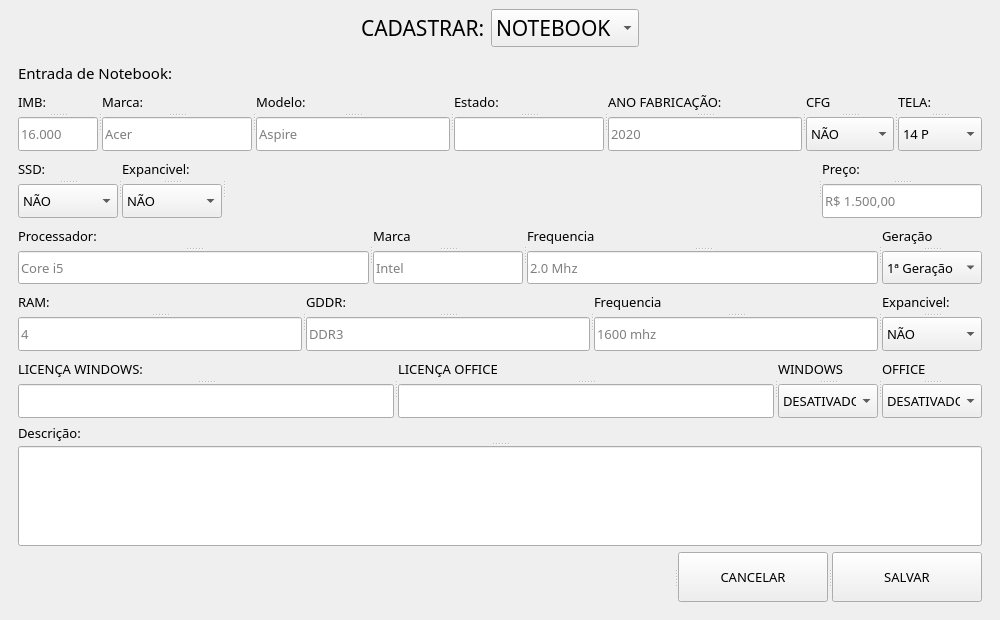
<?xml version="1.0" encoding="UTF-8"?>
<ui version="4.0">
 <class>MainWindow</class>
 <widget class="QMainWindow" name="MainWindow">
  <property name="geometry">
   <rect>
    <x>0</x>
    <y>0</y>
    <width>1000</width>
    <height>620</height>
   </rect>
  </property>
  <property name="minimumSize">
   <size>
    <width>800</width>
    <height>620</height>
   </size>
  </property>
  <property name="maximumSize">
   <size>
    <width>1000</width>
    <height>620</height>
   </size>
  </property>
  <property name="windowTitle">
   <string>MainWindow</string>
  </property>
  <property name="styleSheet">
   <string notr="true"/>
  </property>
  <widget class="QWidget" name="centralwidget">
   <layout class="QVBoxLayout" name="verticalLayout_2">
    <item>
     <layout class="QHBoxLayout" name="horizontalLayout">
      <item>
       <spacer name="horizontalSpacer">
        <property name="orientation">
         <enum>Qt::Horizontal</enum>
        </property>
        <property name="sizeHint" stdset="0">
         <size>
          <width>40</width>
          <height>20</height>
         </size>
        </property>
       </spacer>
      </item>
      <item>
       <widget class="QLabel" name="label">
        <property name="font">
         <font>
          <family>Asap</family>
          <pointsize>16</pointsize>
         </font>
        </property>
        <property name="text">
         <string>CADASTRAR:</string>
        </property>
       </widget>
      </item>
      <item>
       <widget class="QComboBox" name="comboBox">
        <property name="font">
         <font>
          <family>Asap</family>
          <pointsize>16</pointsize>
         </font>
        </property>
        <item>
         <property name="text">
          <string>NOTEBOOK</string>
         </property>
        </item>
        <item>
         <property name="text">
          <string>CELULAR</string>
         </property>
        </item>
        <item>
         <property name="text">
          <string>MOUSE</string>
         </property>
        </item>
        <item>
         <property name="text">
          <string>TECLADO</string>
         </property>
        </item>
        <item>
         <property name="text">
          <string>SSD</string>
         </property>
        </item>
        <item>
         <property name="text">
          <string>HD</string>
         </property>
        </item>
        <item>
         <property name="text">
          <string>MEMORIA</string>
         </property>
        </item>
        <item>
         <property name="text">
          <string>MOUSE PAD</string>
         </property>
        </item>
        <item>
         <property name="text">
          <string>OFFICE</string>
         </property>
        </item>
        <item>
         <property name="text">
          <string>WINDOWS</string>
         </property>
        </item>
        <item>
         <property name="text">
          <string>OUTROS</string>
         </property>
        </item>
       </widget>
      </item>
      <item>
       <spacer name="horizontalSpacer_2">
        <property name="orientation">
         <enum>Qt::Horizontal</enum>
        </property>
        <property name="sizeHint" stdset="0">
         <size>
          <width>40</width>
          <height>20</height>
         </size>
        </property>
       </spacer>
      </item>
     </layout>
    </item>
    <item>
     <widget class="QStackedWidget" name="stackedWidgetCadastro">
      <property name="cursor">
       <cursorShape>ArrowCursor</cursorShape>
      </property>
      <property name="styleSheet">
       <string notr="true"/>
      </property>
      <property name="currentIndex">
       <number>0</number>
      </property>
      <widget class="QWidget" name="pageNotebook">
       <layout class="QVBoxLayout" name="verticalLayout">
        <item>
         <widget class="QLabel" name="label_2">
          <property name="sizePolicy">
           <sizepolicy hsizetype="Preferred" vsizetype="Maximum">
            <horstretch>0</horstretch>
            <verstretch>0</verstretch>
           </sizepolicy>
          </property>
          <property name="font">
           <font>
            <family>Asap</family>
            <pointsize>11</pointsize>
           </font>
          </property>
          <property name="text">
           <string>Entrada de Notebook:</string>
          </property>
         </widget>
        </item>
        <item>
         <widget class="QSplitter" name="splitter_6">
          <property name="orientation">
           <enum>Qt::Horizontal</enum>
          </property>
          <widget class="QSplitter" name="splitter">
           <property name="orientation">
            <enum>Qt::Vertical</enum>
           </property>
           <widget class="QLabel" name="label_3">
            <property name="font">
             <font>
              <family>Asap</family>
              <pointsize>10</pointsize>
             </font>
            </property>
            <property name="text">
             <string>IMB:</string>
            </property>
           </widget>
           <widget class="QLineEdit" name="lineEditIMB">
            <property name="maximumSize">
             <size>
              <width>80</width>
              <height>16777215</height>
             </size>
            </property>
            <property name="font">
             <font>
              <family>Asap</family>
              <pointsize>10</pointsize>
             </font>
            </property>
            <property name="placeholderText">
             <string>16.000</string>
            </property>
           </widget>
          </widget>
          <widget class="QSplitter" name="splitter_2">
           <property name="orientation">
            <enum>Qt::Vertical</enum>
           </property>
           <widget class="QLabel" name="label_5">
            <property name="font">
             <font>
              <family>Asap</family>
              <pointsize>10</pointsize>
             </font>
            </property>
            <property name="text">
             <string>Marca:</string>
            </property>
           </widget>
           <widget class="QLineEdit" name="lineEditMARCA">
            <property name="sizePolicy">
             <sizepolicy hsizetype="Minimum" vsizetype="Fixed">
              <horstretch>5</horstretch>
              <verstretch>0</verstretch>
             </sizepolicy>
            </property>
            <property name="maximumSize">
             <size>
              <width>150</width>
              <height>16777215</height>
             </size>
            </property>
            <property name="font">
             <font>
              <family>Asap</family>
              <pointsize>10</pointsize>
             </font>
            </property>
            <property name="placeholderText">
             <string>Acer</string>
            </property>
           </widget>
          </widget>
          <widget class="QSplitter" name="splitter_3">
           <property name="orientation">
            <enum>Qt::Vertical</enum>
           </property>
           <widget class="QLabel" name="label_4">
            <property name="font">
             <font>
              <family>Asap</family>
              <pointsize>10</pointsize>
             </font>
            </property>
            <property name="text">
             <string>Modelo:</string>
            </property>
           </widget>
           <widget class="QLineEdit" name="lineEditMODELO">
            <property name="font">
             <font>
              <family>Asap</family>
              <pointsize>10</pointsize>
             </font>
            </property>
            <property name="placeholderText">
             <string>Aspire</string>
            </property>
           </widget>
          </widget>
          <widget class="QSplitter" name="splitter_4">
           <property name="orientation">
            <enum>Qt::Vertical</enum>
           </property>
           <widget class="QLabel" name="label_12">
            <property name="font">
             <font>
              <family>Asap</family>
              <pointsize>10</pointsize>
             </font>
            </property>
            <property name="text">
             <string>Estado:</string>
            </property>
           </widget>
           <widget class="QLineEdit" name="lineEditESTADO">
            <property name="sizePolicy">
             <sizepolicy hsizetype="Maximum" vsizetype="Fixed">
              <horstretch>0</horstretch>
              <verstretch>0</verstretch>
             </sizepolicy>
            </property>
            <property name="maximumSize">
             <size>
              <width>150</width>
              <height>16777215</height>
             </size>
            </property>
            <property name="font">
             <font>
              <family>Asap</family>
              <pointsize>10</pointsize>
             </font>
            </property>
           </widget>
          </widget>
          <widget class="QSplitter" name="splitter_37">
           <property name="orientation">
            <enum>Qt::Vertical</enum>
           </property>
           <widget class="QLabel" name="label_32">
            <property name="font">
             <font>
              <family>Asap</family>
              <pointsize>10</pointsize>
             </font>
            </property>
            <property name="text">
             <string>ANO FABRICAÇÃO:</string>
            </property>
           </widget>
           <widget class="QLineEdit" name="lineEditANOFABRICACAO">
            <property name="font">
             <font>
              <family>Asap</family>
              <pointsize>10</pointsize>
             </font>
            </property>
            <property name="placeholderText">
             <string>2020</string>
            </property>
           </widget>
          </widget>
          <widget class="QSplitter" name="splitter_5">
           <property name="orientation">
            <enum>Qt::Vertical</enum>
           </property>
           <widget class="QLabel" name="label_13">
            <property name="font">
             <font>
              <family>Asap</family>
              <pointsize>10</pointsize>
             </font>
            </property>
            <property name="text">
             <string>CFG</string>
            </property>
           </widget>
           <widget class="QComboBox" name="comboBox_2">
            <property name="maximumSize">
             <size>
              <width>100</width>
              <height>16777215</height>
             </size>
            </property>
            <property name="font">
             <font>
              <family>Asap</family>
              <pointsize>10</pointsize>
             </font>
            </property>
            <property name="cursor">
             <cursorShape>PointingHandCursor</cursorShape>
            </property>
            <item>
             <property name="text">
              <string>NÃO</string>
             </property>
            </item>
            <item>
             <property name="text">
              <string>SIM</string>
             </property>
            </item>
           </widget>
          </widget>
          <widget class="QSplitter" name="splitter_35">
           <property name="orientation">
            <enum>Qt::Vertical</enum>
           </property>
           <widget class="QLabel" name="label_30">
            <property name="font">
             <font>
              <family>Asap</family>
              <pointsize>10</pointsize>
             </font>
            </property>
            <property name="text">
             <string>TELA:</string>
            </property>
           </widget>
           <widget class="QComboBox" name="comboBox_12">
            <property name="maximumSize">
             <size>
              <width>100</width>
              <height>16777215</height>
             </size>
            </property>
            <property name="font">
             <font>
              <family>Asap</family>
              <pointsize>10</pointsize>
             </font>
            </property>
            <property name="cursor">
             <cursorShape>PointingHandCursor</cursorShape>
            </property>
            <item>
             <property name="text">
              <string>14 P </string>
             </property>
            </item>
            <item>
             <property name="text">
              <string>15 P</string>
             </property>
            </item>
            <item>
             <property name="text">
              <string>16 P</string>
             </property>
            </item>
            <item>
             <property name="text">
              <string>17 P</string>
             </property>
            </item>
            <item>
             <property name="text">
              <string>18 P</string>
             </property>
            </item>
           </widget>
          </widget>
         </widget>
        </item>
        <item>
         <widget class="QSplitter" name="splitter_20">
          <property name="orientation">
           <enum>Qt::Horizontal</enum>
          </property>
          <widget class="QSplitter" name="splitter_18">
           <property name="orientation">
            <enum>Qt::Vertical</enum>
           </property>
           <widget class="QLabel" name="label_28">
            <property name="font">
             <font>
              <family>Asap</family>
              <pointsize>10</pointsize>
             </font>
            </property>
            <property name="text">
             <string>SSD:</string>
            </property>
           </widget>
           <widget class="QComboBox" name="comboBox_10SSD">
            <property name="maximumSize">
             <size>
              <width>100</width>
              <height>16777215</height>
             </size>
            </property>
            <property name="font">
             <font>
              <family>Asap</family>
              <pointsize>10</pointsize>
             </font>
            </property>
            <property name="cursor">
             <cursorShape>PointingHandCursor</cursorShape>
            </property>
            <item>
             <property name="text">
              <string>NÃO</string>
             </property>
            </item>
            <item>
             <property name="text">
              <string>SIM</string>
             </property>
            </item>
           </widget>
          </widget>
          <widget class="QSplitter" name="splitter_34">
           <property name="orientation">
            <enum>Qt::Vertical</enum>
           </property>
           <widget class="QLabel" name="label_29">
            <property name="font">
             <font>
              <family>Asap</family>
              <pointsize>10</pointsize>
             </font>
            </property>
            <property name="text">
             <string>Expancivel:</string>
            </property>
           </widget>
           <widget class="QComboBox" name="comboBox_11">
            <property name="maximumSize">
             <size>
              <width>100</width>
              <height>16777215</height>
             </size>
            </property>
            <property name="font">
             <font>
              <family>Asap</family>
              <pointsize>10</pointsize>
             </font>
            </property>
            <property name="cursor">
             <cursorShape>PointingHandCursor</cursorShape>
            </property>
            <item>
             <property name="text">
              <string>NÃO</string>
             </property>
            </item>
            <item>
             <property name="text">
              <string>SIM</string>
             </property>
            </item>
           </widget>
          </widget>
          <widget class="QLabel" name="label_14">
           <property name="text">
            <string/>
           </property>
          </widget>
          <widget class="QSplitter" name="splitter_17">
           <property name="orientation">
            <enum>Qt::Vertical</enum>
           </property>
           <widget class="QLabel" name="label_10">
            <property name="font">
             <font>
              <family>Asap</family>
              <pointsize>10</pointsize>
             </font>
            </property>
            <property name="text">
             <string>Preço:</string>
            </property>
           </widget>
           <widget class="QLineEdit" name="lineEdit">
            <property name="maximumSize">
             <size>
              <width>160</width>
              <height>16777215</height>
             </size>
            </property>
            <property name="font">
             <font>
              <family>Asap</family>
              <pointsize>10</pointsize>
             </font>
            </property>
            <property name="placeholderText">
             <string>R$ 1.500,00</string>
            </property>
           </widget>
          </widget>
         </widget>
        </item>
        <item>
         <widget class="QSplitter" name="splitter_38">
          <property name="orientation">
           <enum>Qt::Horizontal</enum>
          </property>
          <widget class="QSplitter" name="splitter_8">
           <property name="orientation">
            <enum>Qt::Vertical</enum>
           </property>
           <widget class="QLabel" name="label_6">
            <property name="font">
             <font>
              <family>Asap</family>
              <pointsize>10</pointsize>
             </font>
            </property>
            <property name="text">
             <string>Processador:</string>
            </property>
           </widget>
           <widget class="QLineEdit" name="lineEditPROCESSADOR">
            <property name="font">
             <font>
              <family>Asap</family>
              <pointsize>10</pointsize>
             </font>
            </property>
            <property name="text">
             <string/>
            </property>
            <property name="placeholderText">
             <string>Core i5</string>
            </property>
           </widget>
          </widget>
          <widget class="QSplitter" name="splitter_9">
           <property name="orientation">
            <enum>Qt::Vertical</enum>
           </property>
           <widget class="QLabel" name="label_7">
            <property name="font">
             <font>
              <family>Asap</family>
              <pointsize>10</pointsize>
             </font>
            </property>
            <property name="text">
             <string>Marca</string>
            </property>
           </widget>
           <widget class="QLineEdit" name="lineEditMARCAPROCESSADOR">
            <property name="sizePolicy">
             <sizepolicy hsizetype="Minimum" vsizetype="Fixed">
              <horstretch>5</horstretch>
              <verstretch>0</verstretch>
             </sizepolicy>
            </property>
            <property name="maximumSize">
             <size>
              <width>150</width>
              <height>16777215</height>
             </size>
            </property>
            <property name="font">
             <font>
              <family>Asap</family>
              <pointsize>10</pointsize>
             </font>
            </property>
            <property name="placeholderText">
             <string>Intel</string>
            </property>
           </widget>
          </widget>
          <widget class="QSplitter" name="splitter_10">
           <property name="orientation">
            <enum>Qt::Vertical</enum>
           </property>
           <widget class="QLabel" name="label_8">
            <property name="font">
             <font>
              <family>Asap</family>
              <pointsize>10</pointsize>
             </font>
            </property>
            <property name="text">
             <string>Frequencia</string>
            </property>
           </widget>
           <widget class="QLineEdit" name="lineEditFREQUENCIAPROCESSADOR">
            <property name="font">
             <font>
              <family>Asap</family>
              <pointsize>10</pointsize>
             </font>
            </property>
            <property name="placeholderText">
             <string>2.0 Mhz</string>
            </property>
           </widget>
          </widget>
          <widget class="QSplitter" name="splitter_31">
           <property name="orientation">
            <enum>Qt::Vertical</enum>
           </property>
           <widget class="QLabel" name="label_26">
            <property name="font">
             <font>
              <family>Asap</family>
              <pointsize>10</pointsize>
             </font>
            </property>
            <property name="text">
             <string>Geração</string>
            </property>
           </widget>
           <widget class="QComboBox" name="comboBox_8GERACAO">
            <property name="maximumSize">
             <size>
              <width>100</width>
              <height>16777215</height>
             </size>
            </property>
            <property name="font">
             <font>
              <family>Asap</family>
              <pointsize>10</pointsize>
             </font>
            </property>
            <item>
             <property name="text">
              <string>1ª Geração</string>
             </property>
            </item>
            <item>
             <property name="text">
              <string>2ª Geração</string>
             </property>
            </item>
            <item>
             <property name="text">
              <string>3ª Geração</string>
             </property>
            </item>
           </widget>
          </widget>
         </widget>
        </item>
        <item>
         <widget class="QSplitter" name="splitter_40">
          <property name="orientation">
           <enum>Qt::Horizontal</enum>
          </property>
          <widget class="QSplitter" name="splitter_11">
           <property name="orientation">
            <enum>Qt::Vertical</enum>
           </property>
           <widget class="QLabel" name="label_16">
            <property name="font">
             <font>
              <family>Asap</family>
              <pointsize>10</pointsize>
             </font>
            </property>
            <property name="text">
             <string>RAM:</string>
            </property>
           </widget>
           <widget class="QLineEdit" name="lineEditRAM">
            <property name="font">
             <font>
              <family>Asap</family>
              <pointsize>10</pointsize>
             </font>
            </property>
            <property name="placeholderText">
             <string>4</string>
            </property>
           </widget>
          </widget>
          <widget class="QSplitter" name="splitter_14">
           <property name="orientation">
            <enum>Qt::Vertical</enum>
           </property>
           <widget class="QLabel" name="label_17">
            <property name="font">
             <font>
              <family>Asap</family>
              <pointsize>10</pointsize>
             </font>
            </property>
            <property name="text">
             <string>GDDR:</string>
            </property>
           </widget>
           <widget class="QLineEdit" name="lineEditDDRRAM">
            <property name="font">
             <font>
              <family>Asap</family>
              <pointsize>10</pointsize>
             </font>
            </property>
            <property name="placeholderText">
             <string>DDR3</string>
            </property>
           </widget>
          </widget>
          <widget class="QSplitter" name="splitter_19">
           <property name="orientation">
            <enum>Qt::Vertical</enum>
           </property>
           <widget class="QLabel" name="label_24">
            <property name="font">
             <font>
              <family>Asap</family>
              <pointsize>10</pointsize>
             </font>
            </property>
            <property name="text">
             <string>Frequencia</string>
            </property>
           </widget>
           <widget class="QLineEdit" name="lineEditFREQUENCIARAM">
            <property name="font">
             <font>
              <family>Asap</family>
              <pointsize>10</pointsize>
             </font>
            </property>
            <property name="placeholderText">
             <string>1600 mhz</string>
            </property>
           </widget>
          </widget>
          <widget class="QSplitter" name="splitter_32">
           <property name="orientation">
            <enum>Qt::Vertical</enum>
           </property>
           <widget class="QLabel" name="label_27">
            <property name="font">
             <font>
              <family>Asap</family>
              <pointsize>10</pointsize>
             </font>
            </property>
            <property name="text">
             <string>Expancivel:</string>
            </property>
           </widget>
           <widget class="QComboBox" name="comboBox_9EXPANCIVEL">
            <property name="maximumSize">
             <size>
              <width>100</width>
              <height>16777215</height>
             </size>
            </property>
            <property name="font">
             <font>
              <family>Asap</family>
              <pointsize>10</pointsize>
             </font>
            </property>
            <item>
             <property name="text">
              <string>NÃO</string>
             </property>
            </item>
            <item>
             <property name="text">
              <string>SIM</string>
             </property>
            </item>
           </widget>
          </widget>
         </widget>
        </item>
        <item>
         <widget class="QSplitter" name="splitter_39">
          <property name="orientation">
           <enum>Qt::Horizontal</enum>
          </property>
          <widget class="QSplitter" name="splitter_30">
           <property name="orientation">
            <enum>Qt::Vertical</enum>
           </property>
           <widget class="QLabel" name="label_25">
            <property name="font">
             <font>
              <family>Asap</family>
              <pointsize>10</pointsize>
             </font>
            </property>
            <property name="text">
             <string>LICENÇA WINDOWS:</string>
            </property>
           </widget>
           <widget class="QLineEdit" name="lineEditWINDOWS">
            <property name="font">
             <font>
              <family>Asap</family>
              <pointsize>10</pointsize>
             </font>
            </property>
           </widget>
          </widget>
          <widget class="QSplitter" name="splitter_36">
           <property name="orientation">
            <enum>Qt::Vertical</enum>
           </property>
           <widget class="QLabel" name="label_31">
            <property name="font">
             <font>
              <family>Asap</family>
              <pointsize>10</pointsize>
             </font>
            </property>
            <property name="text">
             <string>LICENÇA OFFICE</string>
            </property>
           </widget>
           <widget class="QLineEdit" name="lineEditOFFICE">
            <property name="font">
             <font>
              <family>Asap</family>
              <pointsize>10</pointsize>
             </font>
            </property>
           </widget>
          </widget>
          <widget class="QSplitter" name="splitter_7">
           <property name="orientation">
            <enum>Qt::Vertical</enum>
           </property>
           <widget class="QLabel" name="label_15">
            <property name="font">
             <font>
              <family>Asap</family>
              <pointsize>10</pointsize>
             </font>
            </property>
            <property name="text">
             <string>WINDOWS</string>
            </property>
           </widget>
           <widget class="QComboBox" name="comboBox_3WINDOWS">
            <property name="maximumSize">
             <size>
              <width>100</width>
              <height>16777215</height>
             </size>
            </property>
            <property name="font">
             <font>
              <family>Asap</family>
              <pointsize>10</pointsize>
             </font>
            </property>
            <item>
             <property name="text">
              <string>DESATIVADO</string>
             </property>
            </item>
            <item>
             <property name="text">
              <string>ATIVADO</string>
             </property>
            </item>
           </widget>
          </widget>
          <widget class="QSplitter" name="splitter_12">
           <property name="orientation">
            <enum>Qt::Vertical</enum>
           </property>
           <widget class="QLabel" name="label_23">
            <property name="font">
             <font>
              <family>Asap</family>
              <pointsize>10</pointsize>
             </font>
            </property>
            <property name="text">
             <string>OFFICE</string>
            </property>
           </widget>
           <widget class="QComboBox" name="comboBox_7OFFICE">
            <property name="maximumSize">
             <size>
              <width>100</width>
              <height>16777215</height>
             </size>
            </property>
            <property name="font">
             <font>
              <family>Asap</family>
              <pointsize>10</pointsize>
             </font>
            </property>
            <item>
             <property name="text">
              <string>DESATIVADO</string>
             </property>
            </item>
            <item>
             <property name="text">
              <string>ATIVADO</string>
             </property>
            </item>
           </widget>
          </widget>
         </widget>
        </item>
        <item>
         <widget class="QSplitter" name="splitter_13">
          <property name="orientation">
           <enum>Qt::Horizontal</enum>
          </property>
          <widget class="QSplitter" name="splitter_16">
           <property name="orientation">
            <enum>Qt::Vertical</enum>
           </property>
           <widget class="QLabel" name="label_11">
            <property name="font">
             <font>
              <family>Asap</family>
              <pointsize>10</pointsize>
             </font>
            </property>
            <property name="text">
             <string>Descrição:</string>
            </property>
           </widget>
           <widget class="QLineEdit" name="lineEditDESCRICAO">
            <property name="sizePolicy">
             <sizepolicy hsizetype="Expanding" vsizetype="Expanding">
              <horstretch>2</horstretch>
              <verstretch>2</verstretch>
             </sizepolicy>
            </property>
            <property name="minimumSize">
             <size>
              <width>0</width>
              <height>100</height>
             </size>
            </property>
            <property name="font">
             <font>
              <family>Asap</family>
              <pointsize>10</pointsize>
             </font>
            </property>
            <property name="text">
             <string/>
            </property>
           </widget>
          </widget>
         </widget>
        </item>
        <item>
         <widget class="QSplitter" name="splitter_15">
          <property name="orientation">
           <enum>Qt::Horizontal</enum>
          </property>
          <widget class="QLabel" name="label_9">
           <property name="text">
            <string/>
           </property>
          </widget>
          <widget class="QPushButton" name="pushButton_2">
           <property name="maximumSize">
            <size>
             <width>150</width>
             <height>50</height>
            </size>
           </property>
           <property name="font">
            <font>
             <family>Asap</family>
             <pointsize>10</pointsize>
            </font>
           </property>
           <property name="cursor">
            <cursorShape>PointingHandCursor</cursorShape>
           </property>
           <property name="text">
            <string>CANCELAR</string>
           </property>
          </widget>
          <widget class="QPushButton" name="pushButton">
           <property name="maximumSize">
            <size>
             <width>150</width>
             <height>50</height>
            </size>
           </property>
           <property name="font">
            <font>
             <family>Asap</family>
             <pointsize>10</pointsize>
            </font>
           </property>
           <property name="cursor">
            <cursorShape>PointingHandCursor</cursorShape>
           </property>
           <property name="text">
            <string>SALVAR</string>
           </property>
          </widget>
         </widget>
        </item>
       </layout>
      </widget>
      <widget class="QWidget" name="page_2"/>
     </widget>
    </item>
   </layout>
  </widget>
 </widget>
 <resources/>
 <connections/>
</ui>
